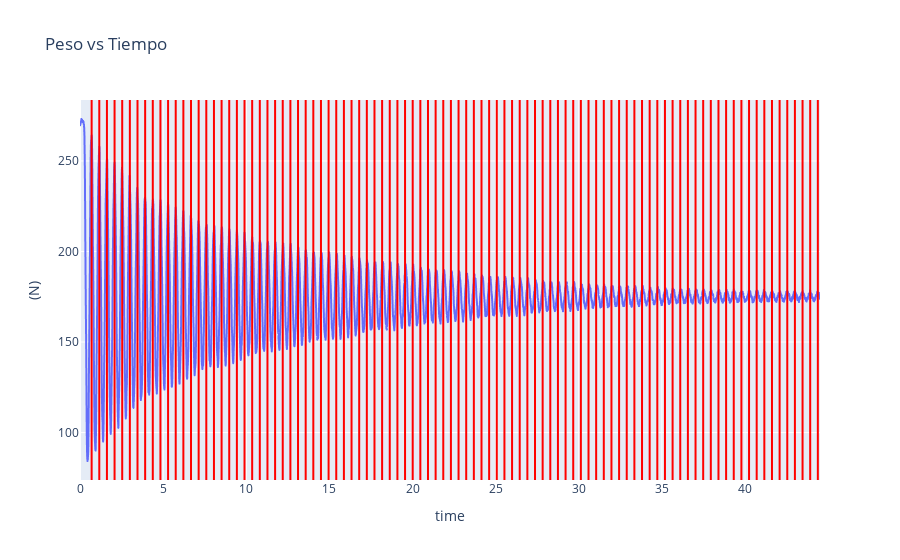

Notebook code for this chart:
### Code cell
# Plot dfs_amort[0] dataframe using plotly
import plotly.express as px

fig = px.line(dfs_amort[0], x='time', y='(N)', title='Peso vs Tiempo')

# Add a vertical line every 0.2 seconds
for i in range(0, 96):
    fig.add_vline(x=0.7 + i*44.37/96.5, line_color="red")

fig.show()

### Figure 1 — Plotly figure (JSON) as saved in the notebook; plotly's stock layout.template omitted (floating-point values rounded to 4 significant figures; data arrays with more than 128 entries replaced by an {"elided": "..."} marker saying what was removed)
{"data": [{"hovertemplate": "time=%{x}<br>(N)=%{y}<extra></extra>", "legendgroup": "", "line": {"color": "#636efa", "dash": "solid"}, "marker": {"symbol": "circle"}, "mode": "lines", "name": "", "showlegend": false, "type": "scattergl", "x": {"elided": "8903 float values"}, "xaxis": "x", "y": {"elided": "8903 float values"}, "yaxis": "y"}], "layout": {"legend": {"tracegroupgap": 0}, "shapes": [{"line": {"color": "red"}, "type": "line", "x0": 0.7, "x1": 0.7, "xref": "x", "y0": 0, "y1": 1, "yref": "y domain"}, {"line": {"color": "red"}, "type": "line", "x0": 1.16, "x1": 1.16, "xref": "x", "y0": 0, "y1": 1, "yref": "y domain"}, {"line": {"color": "red"}, "type": "line", "x0": 1.62, "x1": 1.62, "xref": "x", "y0": 0, "y1": 1, "yref": "y domain"}, {"line": {"color": "red"}, "type": "line", "x0": 2.079, "x1": 2.079, "xref": "x", "y0": 0, "y1": 1, "yref": "y domain"}, {"line": {"color": "red"}, "type": "line", "x0": 2.539, "x1": 2.539, "xref": "x", "y0": 0, "y1": 1, "yref": "y domain"}, {"line": {"color": "red"}, "type": "line", "x0": 2.999, "x1": 2.999, "xref": "x", "y0": 0, "y1": 1, "yref": "y domain"}, {"line": {"color": "red"}, "type": "line", "x0": 3.459, "x1": 3.459, "xref": "x", "y0": 0, "y1": 1, "yref": "y domain"}, {"line": {"color": "red"}, "type": "line", "x0": 3.919, "x1": 3.919, "xref": "x", "y0": 0, "y1": 1, "yref": "y domain"}, {"line": {"color": "red"}, "type": "line", "x0": 4.378, "x1": 4.378, "xref": "x", "y0": 0, "y1": 1, "yref": "y domain"}, {"line": {"color": "red"}, "type": "line", "x0": 4.838, "x1": 4.838, "xref": "x", "y0": 0, "y1": 1, "yref": "y domain"}, {"line": {"color": "red"}, "type": "line", "x0": 5.298, "x1": 5.298, "xref": "x", "y0": 0, "y1": 1, "yref": "y domain"}, {"line": {"color": "red"}, "type": "line", "x0": 5.758, "x1": 5.758, "xref": "x", "y0": 0, "y1": 1, "yref": "y domain"}, {"line": {"color": "red"}, "type": "line", "x0": 6.218, "x1": 6.218, "xref": "x", "y0": 0, "y1": 1, "yref": "y domain"}, {"line": {"color": "red"}, "type": "line", "x0": 6.677, "x1": 6.677, "xref": "x", "y0": 0, "y1": 1, "yref": "y domain"}, {"line": {"color": "red"}, "type": "line", "x0": 7.137, "x1": 7.137, "xref": "x", "y0": 0, "y1": 1, "yref": "y domain"}, {"line": {"color": "red"}, "type": "line", "x0": 7.597, "x1": 7.597, "xref": "x", "y0": 0, "y1": 1, "yref": "y domain"}, {"line": {"color": "red"}, "type": "line", "x0": 8.057, "x1": 8.057, "xref": "x", "y0": 0, "y1": 1, "yref": "y domain"}, {"line": {"color": "red"}, "type": "line", "x0": 8.516, "x1": 8.516, "xref": "x", "y0": 0, "y1": 1, "yref": "y domain"}, {"line": {"color": "red"}, "type": "line", "x0": 8.976, "x1": 8.976, "xref": "x", "y0": 0, "y1": 1, "yref": "y domain"}, {"line": {"color": "red"}, "type": "line", "x0": 9.436, "x1": 9.436, "xref": "x", "y0": 0, "y1": 1, "yref": "y domain"}, {"line": {"color": "red"}, "type": "line", "x0": 9.896, "x1": 9.896, "xref": "x", "y0": 0, "y1": 1, "yref": "y domain"}, {"line": {"color": "red"}, "type": "line", "x0": 10.36, "x1": 10.36, "xref": "x", "y0": 0, "y1": 1, "yref": "y domain"}, {"line": {"color": "red"}, "type": "line", "x0": 10.82, "x1": 10.82, "xref": "x", "y0": 0, "y1": 1, "yref": "y domain"}, {"line": {"color": "red"}, "type": "line", "x0": 11.28, "x1": 11.28, "xref": "x", "y0": 0, "y1": 1, "yref": "y domain"}, {"line": {"color": "red"}, "type": "line", "x0": 11.74, "x1": 11.74, "xref": "x", "y0": 0, "y1": 1, "yref": "y domain"}, {"line": {"color": "red"}, "type": "line", "x0": 12.19, "x1": 12.19, "xref": "x", "y0": 0, "y1": 1, "yref": "y domain"}, {"line": {"color": "red"}, "type": "line", "x0": 12.65, "x1": 12.65, "xref": "x", "y0": 0, "y1": 1, "yref": "y domain"}, {"line": {"color": "red"}, "type": "line", "x0": 13.11, "x1": 13.11, "xref": "x", "y0": 0, "y1": 1, "yref": "y domain"}, {"line": {"color": "red"}, "type": "line", "x0": 13.57, "x1": 13.57, "xref": "x", "y0": 0, "y1": 1, "yref": "y domain"}, {"line": {"color": "red"}, "type": "line", "x0": 14.03, "x1": 14.03, "xref": "x", "y0": 0, "y1": 1, "yref": "y domain"}, {"line": {"color": "red"}, "type": "line", "x0": 14.49, "x1": 14.49, "xref": "x", "y0": 0, "y1": 1, "yref": "y domain"}, {"line": {"color": "red"}, "type": "line", "x0": 14.95, "x1": 14.95, "xref": "x", "y0": 0, "y1": 1, "yref": "y domain"}, {"line": {"color": "red"}, "type": "line", "x0": 15.41, "x1": 15.41, "xref": "x", "y0": 0, "y1": 1, "yref": "y domain"}, {"line": {"color": "red"}, "type": "line", "x0": 15.87, "x1": 15.87, "xref": "x", "y0": 0, "y1": 1, "yref": "y domain"}, {"line": {"color": "red"}, "type": "line", "x0": 16.33, "x1": 16.33, "xref": "x", "y0": 0, "y1": 1, "yref": "y domain"}, {"line": {"color": "red"}, "type": "line", "x0": 16.79, "x1": 16.79, "xref": "x", "y0": 0, "y1": 1, "yref": "y domain"}, {"line": {"color": "red"}, "type": "line", "x0": 17.25, "x1": 17.25, "xref": "x", "y0": 0, "y1": 1, "yref": "y domain"}, {"line": {"color": "red"}, "type": "line", "x0": 17.71, "x1": 17.71, "xref": "x", "y0": 0, "y1": 1, "yref": "y domain"}, {"line": {"color": "red"}, "type": "line", "x0": 18.17, "x1": 18.17, "xref": "x", "y0": 0, "y1": 1, "yref": "y domain"}, {"line": {"color": "red"}, "type": "line", "x0": 18.63, "x1": 18.63, "xref": "x", "y0": 0, "y1": 1, "yref": "y domain"}, {"line": {"color": "red"}, "type": "line", "x0": 19.09, "x1": 19.09, "xref": "x", "y0": 0, "y1": 1, "yref": "y domain"}, {"line": {"color": "red"}, "type": "line", "x0": 19.55, "x1": 19.55, "xref": "x", "y0": 0, "y1": 1, "yref": "y domain"}, {"line": {"color": "red"}, "type": "line", "x0": 20.01, "x1": 20.01, "xref": "x", "y0": 0, "y1": 1, "yref": "y domain"}, {"line": {"color": "red"}, "type": "line", "x0": 20.47, "x1": 20.47, "xref": "x", "y0": 0, "y1": 1, "yref": "y domain"}, {"line": {"color": "red"}, "type": "line", "x0": 20.93, "x1": 20.93, "xref": "x", "y0": 0, "y1": 1, "yref": "y domain"}, {"line": {"color": "red"}, "type": "line", "x0": 21.39, "x1": 21.39, "xref": "x", "y0": 0, "y1": 1, "yref": "y domain"}, {"line": {"color": "red"}, "type": "line", "x0": 21.85, "x1": 21.85, "xref": "x", "y0": 0, "y1": 1, "yref": "y domain"}, {"line": {"color": "red"}, "type": "line", "x0": 22.31, "x1": 22.31, "xref": "x", "y0": 0, "y1": 1, "yref": "y domain"}, {"line": {"color": "red"}, "type": "line", "x0": 22.77, "x1": 22.77, "xref": "x", "y0": 0, "y1": 1, "yref": "y domain"}, {"line": {"color": "red"}, "type": "line", "x0": 23.23, "x1": 23.23, "xref": "x", "y0": 0, "y1": 1, "yref": "y domain"}, {"line": {"color": "red"}, "type": "line", "x0": 23.69, "x1": 23.69, "xref": "x", "y0": 0, "y1": 1, "yref": "y domain"}, {"line": {"color": "red"}, "type": "line", "x0": 24.15, "x1": 24.15, "xref": "x", "y0": 0, "y1": 1, "yref": "y domain"}, {"line": {"color": "red"}, "type": "line", "x0": 24.61, "x1": 24.61, "xref": "x", "y0": 0, "y1": 1, "yref": "y domain"}, {"line": {"color": "red"}, "type": "line", "x0": 25.07, "x1": 25.07, "xref": "x", "y0": 0, "y1": 1, "yref": "y domain"}, {"line": {"color": "red"}, "type": "line", "x0": 25.53, "x1": 25.53, "xref": "x", "y0": 0, "y1": 1, "yref": "y domain"}, {"line": {"color": "red"}, "type": "line", "x0": 25.99, "x1": 25.99, "xref": "x", "y0": 0, "y1": 1, "yref": "y domain"}, {"line": {"color": "red"}, "type": "line", "x0": 26.45, "x1": 26.45, "xref": "x", "y0": 0, "y1": 1, "yref": "y domain"}, {"line": {"color": "red"}, "type": "line", "x0": 26.91, "x1": 26.91, "xref": "x", "y0": 0, "y1": 1, "yref": "y domain"}, {"line": {"color": "red"}, "type": "line", "x0": 27.37, "x1": 27.37, "xref": "x", "y0": 0, "y1": 1, "yref": "y domain"}, {"line": {"color": "red"}, "type": "line", "x0": 27.83, "x1": 27.83, "xref": "x", "y0": 0, "y1": 1, "yref": "y domain"}, {"line": {"color": "red"}, "type": "line", "x0": 28.29, "x1": 28.29, "xref": "x", "y0": 0, "y1": 1, "yref": "y domain"}, {"line": {"color": "red"}, "type": "line", "x0": 28.75, "x1": 28.75, "xref": "x", "y0": 0, "y1": 1, "yref": "y domain"}, {"line": {"color": "red"}, "type": "line", "x0": 29.21, "x1": 29.21, "xref": "x", "y0": 0, "y1": 1, "yref": "y domain"}, {"line": {"color": "red"}, "type": "line", "x0": 29.67, "x1": 29.67, "xref": "x", "y0": 0, "y1": 1, "yref": "y domain"}, {"line": {"color": "red"}, "type": "line", "x0": 30.13, "x1": 30.13, "xref": "x", "y0": 0, "y1": 1, "yref": "y domain"}, {"line": {"color": "red"}, "type": "line", "x0": 30.59, "x1": 30.59, "xref": "x", "y0": 0, "y1": 1, "yref": "y domain"}, {"line": {"color": "red"}, "type": "line", "x0": 31.05, "x1": 31.05, "xref": "x", "y0": 0, "y1": 1, "yref": "y domain"}, {"line": {"color": "red"}, "type": "line", "x0": 31.51, "x1": 31.51, "xref": "x", "y0": 0, "y1": 1, "yref": "y domain"}, {"line": {"color": "red"}, "type": "line", "x0": 31.97, "x1": 31.97, "xref": "x", "y0": 0, "y1": 1, "yref": "y domain"}, {"line": {"color": "red"}, "type": "line", "x0": 32.43, "x1": 32.43, "xref": "x", "y0": 0, "y1": 1, "yref": "y domain"}, {"line": {"color": "red"}, "type": "line", "x0": 32.89, "x1": 32.89, "xref": "x", "y0": 0, "y1": 1, "yref": "y domain"}, {"line": {"color": "red"}, "type": "line", "x0": 33.35, "x1": 33.35, "xref": "x", "y0": 0, "y1": 1, "yref": "y domain"}, {"line": {"color": "red"}, "type": "line", "x0": 33.81, "x1": 33.81, "xref": "x", "y0": 0, "y1": 1, "yref": "y domain"}, {"line": {"color": "red"}, "type": "line", "x0": 34.26, "x1": 34.26, "xref": "x", "y0": 0, "y1": 1, "yref": "y domain"}, {"line": {"color": "red"}, "type": "line", "x0": 34.72, "x1": 34.72, "xref": "x", "y0": 0, "y1": 1, "yref": "y domain"}, {"line": {"color": "red"}, "type": "line", "x0": 35.18, "x1": 35.18, "xref": "x", "y0": 0, "y1": 1, "yref": "y domain"}, {"line": {"color": "red"}, "type": "line", "x0": 35.64, "x1": 35.64, "xref": "x", "y0": 0, "y1": 1, "yref": "y domain"}, {"line": {"color": "red"}, "type": "line", "x0": 36.1, "x1": 36.1, "xref": "x", "y0": 0, "y1": 1, "yref": "y domain"}, {"line": {"color": "red"}, "type": "line", "x0": 36.56, "x1": 36.56, "xref": "x", "y0": 0, "y1": 1, "yref": "y domain"}, {"line": {"color": "red"}, "type": "line", "x0": 37.02, "x1": 37.02, "xref": "x", "y0": 0, "y1": 1, "yref": "y domain"}, {"line": {"color": "red"}, "type": "line", "x0": 37.48, "x1": 37.48, "xref": "x", "y0": 0, "y1": 1, "yref": "y domain"}, {"line": {"color": "red"}, "type": "line", "x0": 37.94, "x1": 37.94, "xref": "x", "y0": 0, "y1": 1, "yref": "y domain"}, {"line": {"color": "red"}, "type": "line", "x0": 38.4, "x1": 38.4, "xref": "x", "y0": 0, "y1": 1, "yref": "y domain"}, {"line": {"color": "red"}, "type": "line", "x0": 38.86, "x1": 38.86, "xref": "x", "y0": 0, "y1": 1, "yref": "y domain"}, {"line": {"color": "red"}, "type": "line", "x0": 39.32, "x1": 39.32, "xref": "x", "y0": 0, "y1": 1, "yref": "y domain"}, {"line": {"color": "red"}, "type": "line", "x0": 39.78, "x1": 39.78, "xref": "x", "y0": 0, "y1": 1, "yref": "y domain"}, {"line": {"color": "red"}, "type": "line", "x0": 40.24, "x1": 40.24, "xref": "x", "y0": 0, "y1": 1, "yref": "y domain"}, {"line": {"color": "red"}, "type": "line", "x0": 40.7, "x1": 40.7, "xref": "x", "y0": 0, "y1": 1, "yref": "y domain"}, {"line": {"color": "red"}, "type": "line", "x0": 41.16, "x1": 41.16, "xref": "x", "y0": 0, "y1": 1, "yref": "y domain"}, {"line": {"color": "red"}, "type": "line", "x0": 41.62, "x1": 41.62, "xref": "x", "y0": 0, "y1": 1, "yref": "y domain"}, {"line": {"color": "red"}, "type": "line", "x0": 42.08, "x1": 42.08, "xref": "x", "y0": 0, "y1": 1, "yref": "y domain"}, {"line": {"color": "red"}, "type": "line", "x0": 42.54, "x1": 42.54, "xref": "x", "y0": 0, "y1": 1, "yref": "y domain"}, {"line": {"color": "red"}, "type": "line", "x0": 43.0, "x1": 43.0, "xref": "x", "y0": 0, "y1": 1, "yref": "y domain"}, {"line": {"color": "red"}, "type": "line", "x0": 43.46, "x1": 43.46, "xref": "x", "y0": 0, "y1": 1, "yref": "y domain"}, {"line": {"color": "red"}, "type": "line", "x0": 43.92, "x1": 43.92, "xref": "x", "y0": 0, "y1": 1, "yref": "y domain"}, {"line": {"color": "red"}, "type": "line", "x0": 44.38, "x1": 44.38, "xref": "x", "y0": 0, "y1": 1, "yref": "y domain"}], "title": {"text": "Peso vs Tiempo"}, "xaxis": {"anchor": "y", "domain": [0, 1], "title": {"text": "time"}}, "yaxis": {"anchor": "x", "domain": [0, 1], "title": {"text": "(N)"}}}}
